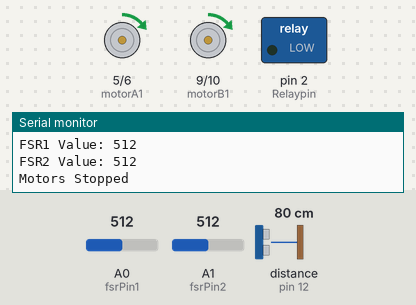
A sketch run on a simulated Arduino Uno, built with avr-gcc and run on an emulated ATmega328P. On the bench: motor-driver pin pairs drawn as motors (green arrow = first pin HIGH = forward, orange = second pin HIGH = backward, longer = more drive), switched loads named in the sketch (green lamp = pin HIGH), the last lines printed to the serial monitor. Wiring (inferred from the names in the program): ultrasonic range finder: trigger pin 11; echo pin 12. The inputs (shaded band) are chosen by the test bench; at power-on: distance to the obstacle (sensor on pin 12) 80 cm, A0 (fsrPin1) = 512, A1 (fsrPin2) = 512. The echo pulse lasts 58.3 µs per cm; pins used as bus, display or sensor lines are not drawn.

Above: at 5.3 s.
5.4 s: distance to the obstacle (sensor on pin 12) set to 2 cm
At 9.8 s:
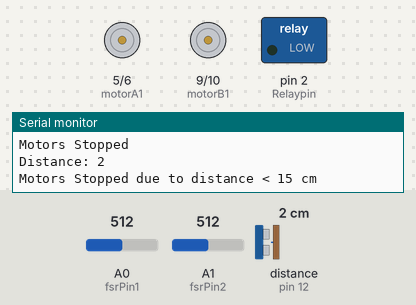
10.8 s: distance to the obstacle (sensor on pin 12) set to 18 cm
At 14.2 s:
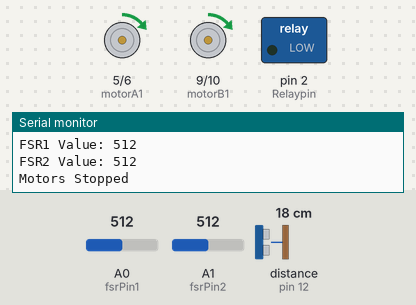
16.2 s: distance to the obstacle (sensor on pin 12) set to 4 cm
At 18.9 s:
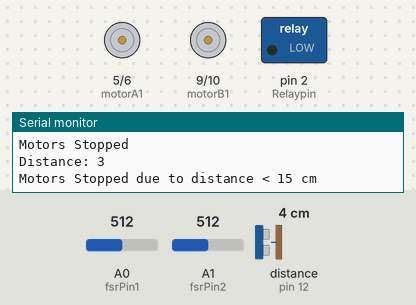
Timing chart, 0 to 20.4 s (numbered marks = the images above; inputs shaded):
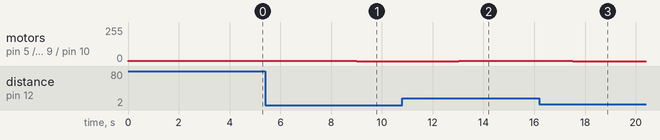

Measured:
- after the input at 5.4 s, motor on pin 5 (motorA1) / pin 6 (motorA2), motor on pin 9 (motorB1) / pin 10 (motorB2): forward 1/255 → stopped after 3.6 s
- after the input at 10.8 s, motor on pin 5 (motorA1) / pin 6 (motorA2), motor on pin 9 (motorB1) / pin 10 (motorB2): stopped → forward 1/255 after 2.2 s
- after the input at 16.2 s, motor on pin 5 (motorA1) / pin 6 (motorA2), motor on pin 9 (motorB1) / pin 10 (motorB2): forward 1/255 → stopped after 1.3 s

The sketch:

script.ino
```cpp
//DC Engine
const int motorA1 = 5;
const int motorA2 = 6;
const int motorB1 = 9;
const int motorB2 = 10;

// The first sensor FSR402
int fsrPin1 = A0;
int fsrValue1 = 0;
int fsrThreshold1 = 30;

// The second sensor FSR402
int fsrPin2 = A1;
int fsrValue2 = 0;
int fsrThreshold2 = 30;

int currentSpeed = 90;
//relay with pump air
const int Relaypin = 2;

//Ultrasonic sensor
long duration;
int distance;
const int Trigpin = 11;
const int Echopin = 12;
////HC-06 Bluethooth
//#include <SoftwareSerial.h>
//SoftwareSerial BTSerial (4,3);
void setup() {
  Serial.begin(9600);
  pinMode(motorA1, OUTPUT);
  pinMode(motorA2, OUTPUT);
  pinMode(motorB1, OUTPUT);
  pinMode(motorB2, OUTPUT);
  pinMode(fsrPin1, INPUT);
  pinMode(fsrPin2, INPUT);
  pinMode(Relaypin, OUTPUT);
  pinMode(Trigpin, OUTPUT);
  pinMode(Echopin, INPUT);
}

void loop() {
  digitalWrite(Trigpin, LOW);
  delayMicroseconds(2);
  digitalWrite(Trigpin, HIGH);
  delayMicroseconds(10);
  digitalWrite(Trigpin, LOW);
  duration = pulseIn(Echopin, HIGH);
  distance = duration * 0.034 / 2;
  Serial.print("Distance: ");
  Serial.println(distance);


  while (distance < 15) {
    analogWrite(motorA1, 0);
    digitalWrite(motorA2, LOW);
    analogWrite(motorB1, 0);
    digitalWrite(motorB2, LOW);
    Serial.println("Motors Stopped due to distance < 15 cm");
    currentSpeed = 50;
    digitalWrite(Relaypin, LOW);
    delay(4000);
    digitalWrite(Trigpin, LOW);
    delayMicroseconds(2);
    digitalWrite(Trigpin, HIGH);
    delayMicroseconds(10);
    digitalWrite(Trigpin, LOW);
    duration = pulseIn(Echopin, HIGH);
    distance = duration * 0.034 / 2;
    Serial.print("Distance: ");
    Serial.println(distance);
  }

  fsrValue1 = analogRead(fsrPin1);
  fsrValue2 = analogRead(fsrPin2);

  Serial.print("FSR1 Value: ");
  Serial.println(fsrValue1);
  Serial.print("FSR2 Value: ");
  Serial.println(fsrValue2);

  if (fsrValue1 < fsrThreshold1 && fsrValue2 < fsrThreshold2) {

    digitalWrite(Relaypin, HIGH);

    if (currentSpeed < 170) {
      currentSpeed += 10;
      if (currentSpeed > 170) currentSpeed = 170;
    }

    analogWrite(motorA1, currentSpeed);
    digitalWrite(motorA2, LOW);
    Serial.print("Distance: ");
    Serial.println(distance);
    analogWrite(motorB1, currentSpeed);
    digitalWrite(motorB2, HIGH);

    Serial.print("Current Speed (FSR1 or FSR2): ");
    Serial.println(currentSpeed);

  }
  else {
    analogWrite(motorA1, HIGH);
    digitalWrite(motorA2, LOW);
    analogWrite(motorB1, HIGH);
    digitalWrite(motorB2, LOW);
    Serial.println("Motors Stopped");
    digitalWrite(Relaypin, LOW);
    delay(4000);
    currentSpeed = 50;
  }

  delay(500);
}
```
